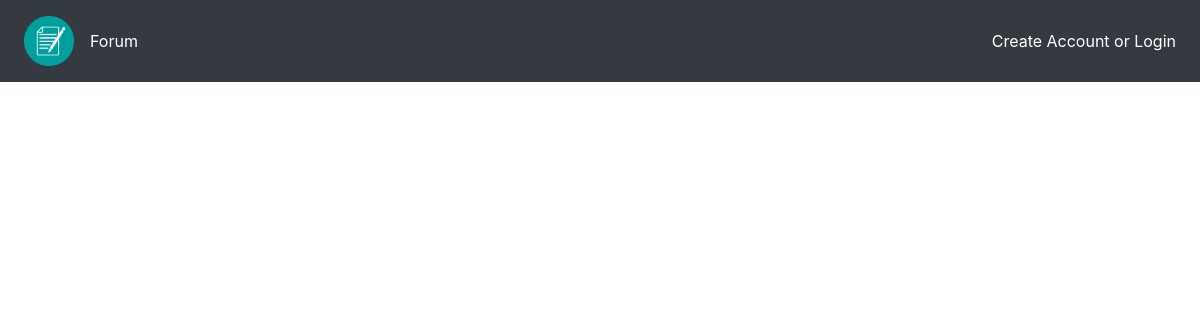
/quiz/, run on an earlier commit of the app's database.
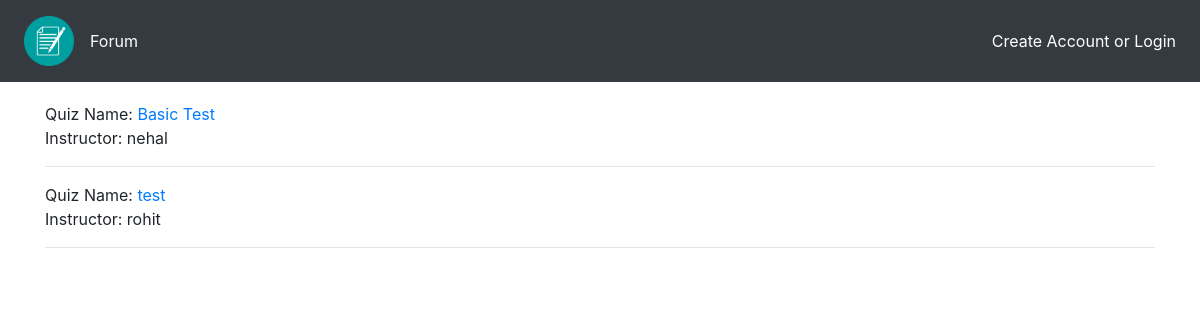
And on a later commit of the database.
### Quiz/models.py (models this page shows, shortened)
class QuizName(models.Model):
    author = models.ForeignKey(
        User, on_delete=models.CASCADE, related_name='quiz_creator')
    quizname = models.CharField(
        max_length=264)
    publish_date = models.DateTimeField(auto_now_add=True)
    update_date = models.DateTimeField(auto_now=True)
    class Meta:
        ordering = ('-publish_date',)

### App_Login/models.py (models this page shows)
class User(AbstractUser):
    is_teacher = models.BooleanField(default=False)
    is_student = models.BooleanField(default=False)
    first_name = models.CharField(max_length=100)
    last_name = models.CharField(max_length=100)

### Quiz/views.py (the view)
# urls.py: path('', views.QuizList.as_view(), name='QuizList'),
class QuizList(ListView):
    context_object_name = 'quiz'
    model = QuizName
    template_name = 'Quiz/quiz_list.html'

### templates/Quiz/quiz_list.html
{% extends 'base.html' %} {% load custom_filters %} {% block title_block %} Quiz List {% endblock %} {% block body_block %} {% for quiz_obj in quiz %}
<span> Quiz Name: <a href="{% url 'Quiz:test' pk=quiz_obj.pk %}">{{quiz_obj.quizname}}</a></span>
<p>Instructor: {{quiz_obj.author}}</p>
<hr> {% endfor %} {% endblock %}

### templates/base.html (shortened to what this page needs)
<!DOCTYPE html> {% load static %}
<html lang="en" dir="ltr">
<head>
    <link rel="stylesheet" href="https://maxcdn.bootstrapcdn.com/bootstrap/4.4.1/css/bootstrap.min.css">
    <link href="https://maxcdn.bootstrapcdn.com/font-awesome/4.7.0/css/font-awesome.min.css" rel="stylesheet"> {% block scripts %} {% endblock scripts %}
</head>
<body>
    <nav class="navbar navbar-expand-sm bg-dark navbar-dark">
        <ul class="navbar-nav my-auto">
            <li class="nav-item active">
                <a class="nav-link" href="{% url 'index' %}"><img src="/media/logo.png" alt="" width="50px"></a>
            </li>
            <li class="nav-item active my-auto">
                <a class="nav-link" href="{% url 'ForumApp:forum_list' %}"> Forum </a>
            </li>
        </ul>
        <ul class="navbar-nav ml-auto">
            {% if user.is_authenticated %}
            <li class="nav-item active">
                <a class="nav-link" href="{% url 'App_Login:logout' %}">Logout</a>
            </li>
            {% else %}
            <li class="nav-item active">
                <a class="nav-link" href="{% url 'App_Login:login' %}">Create Account or Login</a>
            </li>
            {% endif %}
        </ul>
    </nav>
    <div class="container" style="padding-top:20px">
        {% block body_block %} {% endblock %}
    </div>
</body>
</html>

What changed in the data, as far as the page shows it:
added QuizName: quizname "Basic Test", author "nehal"
added QuizName: quizname "test", author "rohit"
